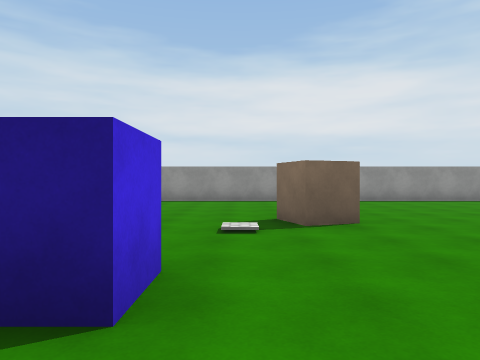
[1] (above)

20 first-person views from a walk through a Unity game level. The camera is 1.4 m above the floor, looks level and sees 70° across. The floor is counted in squares, 2 m on a side. Each view is taken from the middle of a square. On the plan, view 1 faces up. The plan holds only what a view shows up to about 11 squares ahead; the rest is blank. The place goes on beyond the plan. The player character is not drawn. Surface patterns are stand-ins for the level's own textures.

[2]
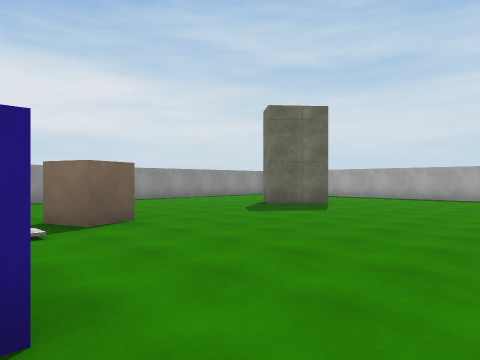

[3]
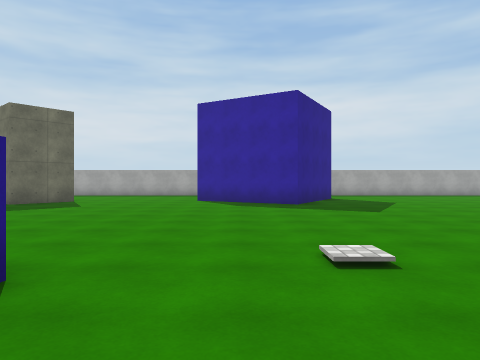

[4]
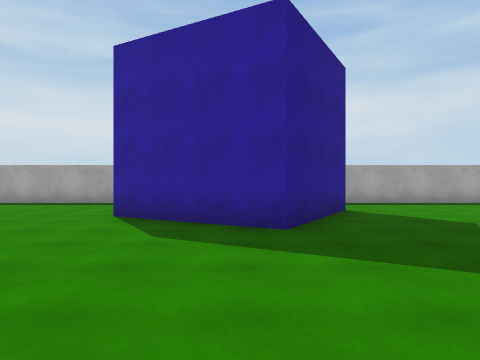

[5]
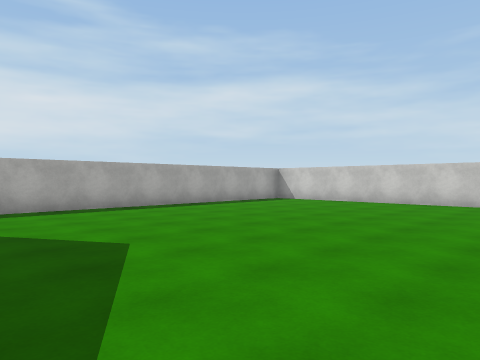

[6]
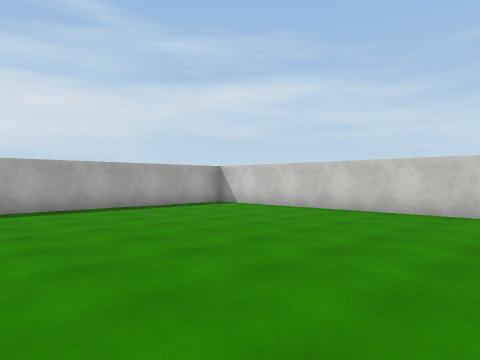

[7]
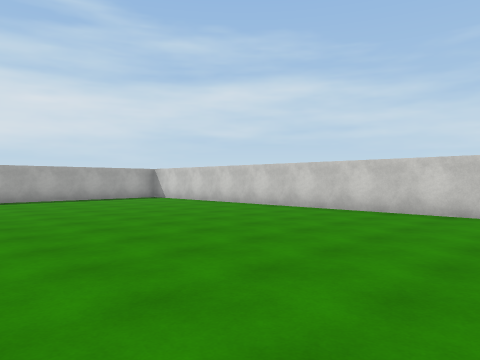

[8]
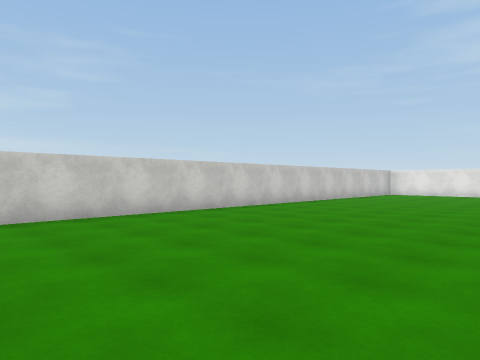

[9]
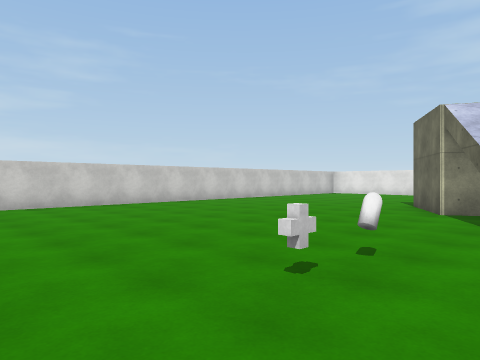

[10]
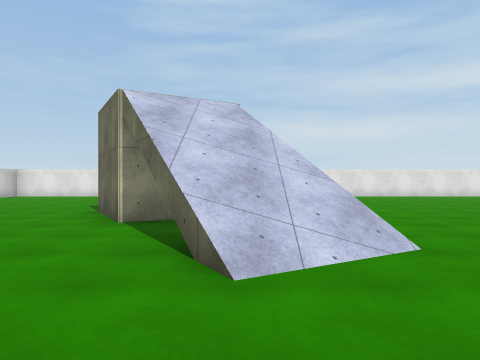

[11]
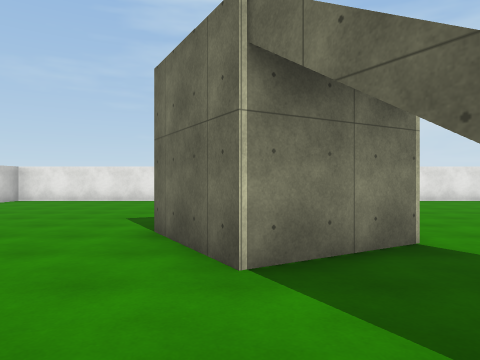

[12]
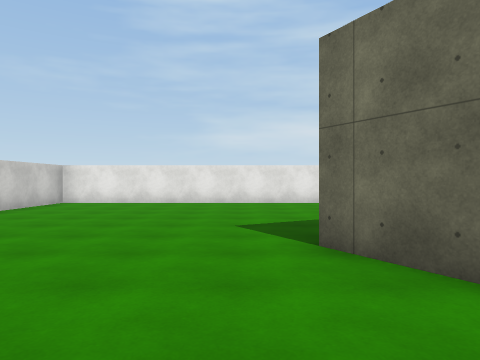

[13]
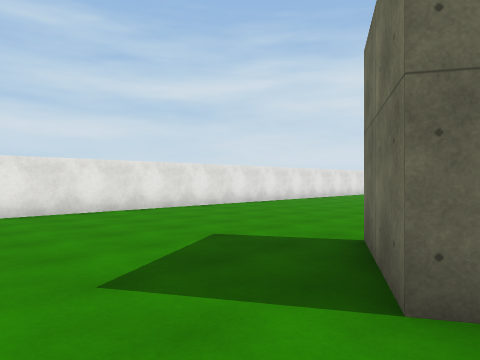

[14]
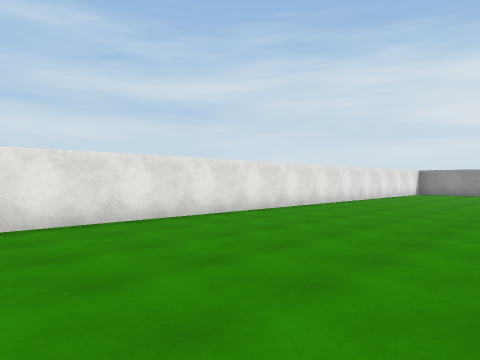

[15]
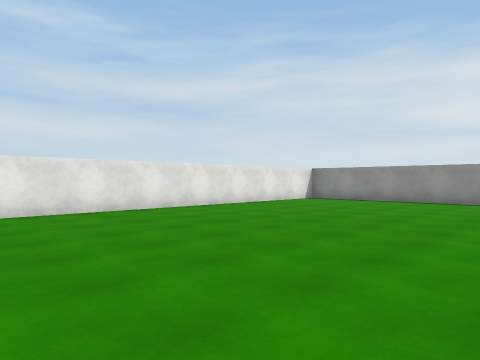

[16]
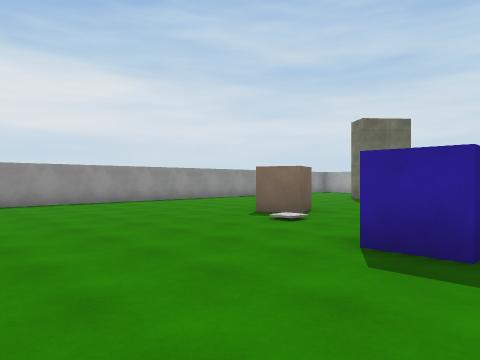

[17]
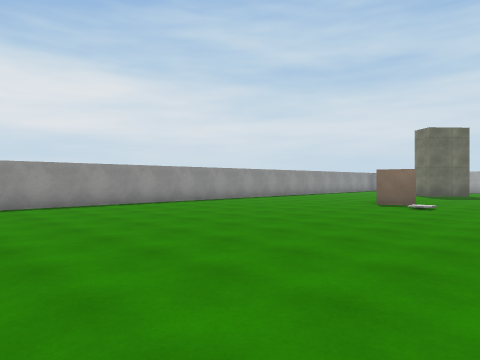

[18]
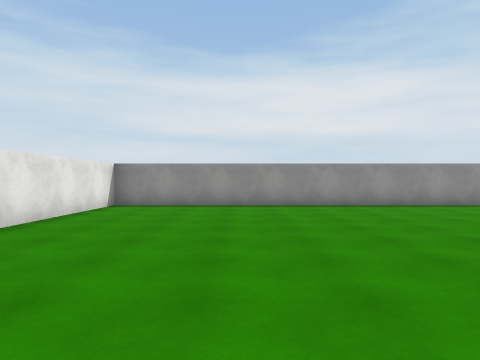

[19]
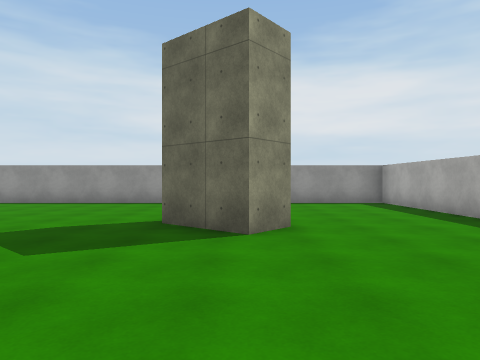

[20]
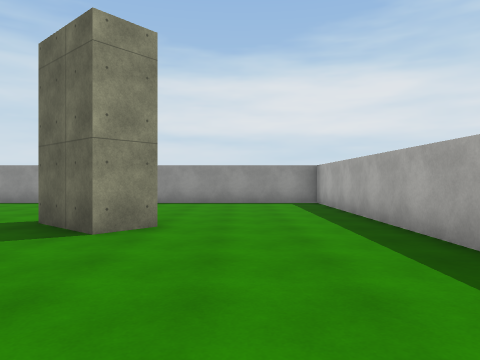

### Floor plan
Points are (right, up) in squares from view 1. A wall is a line through its corners. A room is listed if a view was taken in it or the views show most of it. See-through windows are left out.
Room 1 (views 1, 2, 3, 4, 5, 6, 7, 8, 9, 10, 11, 12, 13, 14, 15, 16, 17, 18, 19, 20)
walls: (-1.2, -4.6) (-2.3, -5.2); (-4.8, -4) (-3.6, -6) (-5.6, -7.2) (-6.8, -5.1); (9.9, -3.4) (6.8, -1.7) (8.6, 1.5); (8.8, 6.2) (8.1, 5.4) (6.7, 6.5) (7.3, 7.2); (12.4, 2.8) (12.4, 11.5) (7.5, 11.5); (-5.1, -13.4) (12.4, -13.4) (12.4, -4.1); (5.6, 11.5) (-12.5, 11.5) (-12.5, -13.4) (-9.6, -13.4)
objects: blue cube (-1, 2); other object (1, -5); cube (1, 6) to (2, 6); other object (2, -5)

Where each view was taken, in squares from view 1:
view 1: 0 up, 0 right, facing up
view 2: 0 up, 1 left, facing up-right
view 3: 0 up, 3 left, facing right
view 4: 1 down, 2 right, facing right
view 5: 3 down, 4 right, facing down-right
view 6: 6 down, 4 right, facing down-right
view 7: 6 down, 0 right, facing down-right
view 8: 7 down, 4 right, facing down-left
view 9: 4 down, 4 right, facing down-left
view 10: 4 down, 2 right, facing left
view 11: 6 down, 1 left, facing left
view 12: 8 down, 2 left, facing left
view 13: 9 down, 5 left, facing up-left
view 14: 6 down, 7 left, facing up-left
view 15: 0 up, 5 left, facing up-left
view 16: 1 up, 5 left, facing up-right
view 17: 2 up, 9 left, facing up-right
view 18: 2 up, 9 left, facing up
view 19: 1 up, 8 right, facing up
view 20: 1 up, 10 right, facing up
